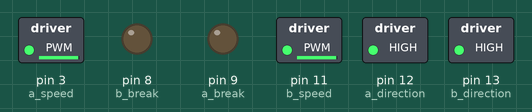
The sketch below on a simulated Arduino Uno, built with avr-gcc and run on an emulated ATmega328P. Shown: switched loads named in the sketch (green lamp = pin HIGH), output pins drawn as LEDs (lit = HIGH).

Above: at 0.1 s.
Timing chart, 0 to 1.6 s (numbered marks = the images above):
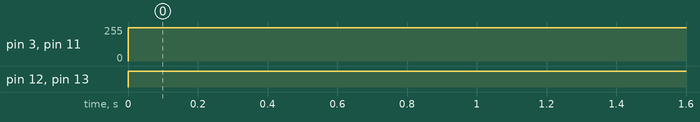

The sketch:

ms.ino
```cpp
const int a_direction = 12;
const int a_break = 9;
const int a_speed = 3;
const int a_current_sensing = 0;

const int b_direction = 13;
const int b_break = 8;
const int b_speed = 11;
const int b_current_sensing = 1;

const int trigPin = 4;
const int echoPin = 5;
long int duration;
long distanceFront = 0;
int startAvoidanceDistance = 20;


long microsecondsToCentimeters(long microseconds)
{
  // The speed of sound is 340 m/s or 29 microseconds per centimeter.
  // The ping travels out and back, so to find the distance of the
  // object we take half of the distance travelled.
  return microseconds / 29 / 2;
}

long distanceCm(){
  pinMode(trigPin, OUTPUT);
  digitalWrite(trigPin, LOW);
  delayMicroseconds(2);
  digitalWrite(trigPin, HIGH);
  delayMicroseconds(5);
  digitalWrite(trigPin, LOW);

  // Read the signal from the sensor: a HIGH pulse whose
  // duration is the time (in microseconds) from the sending
  // of the ping to the reception of its echo off of an object.
  pinMode(echoPin, INPUT);
  duration = pulseIn(echoPin, HIGH);

  return microsecondsToCentimeters(duration);
}


void moveForward(int speed)
{
   //Motor A forward @ full speed
  digitalWrite(a_direction, HIGH); //Establishes forward direction of Channel A
  digitalWrite(a_break, LOW);   //Disengage the Brake for Channel A
  analogWrite(a_speed, speed);   //Spins the motor on Channel A at full speed

  //Motor B backward @ full speed
  digitalWrite(b_direction, HIGH);  //Establishes forward direction of Channel B
  digitalWrite(b_break, LOW);   //Disengage the Brake for Channel B
  analogWrite(b_speed, speed);    //Spins the motor on Channel B full speed
  delay(2000);
}

void moveBackward(int speed)
{

  //Motor A backward @ full speed
  digitalWrite(a_direction, LOW);  //Establishes backward direction of Channel A
  digitalWrite(a_break, LOW);   //Disengage the Brake for Channel A
  analogWrite(a_speed, speed);    //Spins the motor on Channel A at full

  //Motor B backward @ full speed
  digitalWrite(b_direction, LOW); //Establishes backward direction of Channel B
  digitalWrite(b_break, LOW);   //Disengage the Brake for Channel B
  analogWrite(b_speed, speed);   //Spins the motor on Channel B at full speed
  delay(2000);
}


void moveBackRight(int speed)
{
  //Motor A backward @ full speed
  digitalWrite(a_direction, LOW);  //Establishes backward direction of Channel A
  digitalWrite(a_break, LOW);   //Disengage the Brake for Channel A
  analogWrite(a_speed, speed);    //Spins the motor on Channel A at full

  //Motor B backward @ half speed
  digitalWrite(b_direction, LOW); //Establishes forward direction of Channel B
  digitalWrite(b_break, LOW);   //Disengage the Brake for Channel B
  analogWrite(b_speed, speed/2);   //Spins the motor on Channel B at full speed
}

void moveTurnLeft(int speed)
{
   //Motor A forward @ half speed
  digitalWrite(a_direction, HIGH);  //Establishes backward direction of Channel A
  digitalWrite(a_break, LOW);   //Disengage the Brake for Channel A
  analogWrite(a_speed, speed/2);    //Spins the motor on Channel A at half speed

  //Motor B forward @ full speed
  digitalWrite(b_direction, HIGH); //Establishes forward direction of Channel B
  digitalWrite(b_break, LOW);   //Disengage the Brake for Channel B
  analogWrite(b_speed, speed);   //Spins the motor on Channel B at full speed

}

void stop(void)
{
  digitalWrite(a_break, HIGH);  //Engage the Brake for Channel A
  digitalWrite(b_break, HIGH);  //Engage the Brake for Channel B
}


void setup() {
  Serial.begin(9600);

  //Setup Channel A
  pinMode(a_direction, OUTPUT); //Initiates Motor Channel A pin
  pinMode(a_break, OUTPUT); //Initiates Brake Channel A pin

  //Setup Channel B
  pinMode(b_direction, OUTPUT); //Initiates Motor Channel A pin
  pinMode(b_break, OUTPUT);  //Initiates Brake Channel A pin
}

void loop(){
  moveForward(250);
  delay(2000);
}
```

Measured:
- by itself, pin 3 (a_speed), pin 11 (b_speed): 0/255 → 250/255 at 0.00 s
- by itself, pin 12 (a_direction), pin 13 (b_direction): LOW → HIGH at 0.00 s
